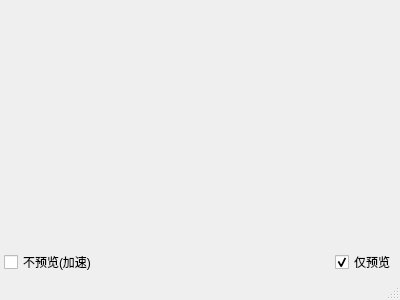
<?xml version="1.0" encoding="UTF-8"?>
<ui version="4.0">
 <class>MainWindow</class>
 <widget class="QMainWindow" name="MainWindow">
  <property name="geometry">
   <rect>
    <x>0</x>
    <y>0</y>
    <width>400</width>
    <height>300</height>
   </rect>
  </property>
  <property name="minimumSize">
   <size>
    <width>400</width>
    <height>300</height>
   </size>
  </property>
  <property name="windowTitle">
   <string/>
  </property>
  <property name="windowIcon">
   <iconset resource="../sources.qrc">
    <normaloff>:/icon/resources/icon.png</normaloff>:/icon/resources/icon.png</iconset>
  </property>
  <widget class="QWidget" name="centralwidget">
   <layout class="QGridLayout" name="gridLayout">
    <property name="leftMargin">
     <number>4</number>
    </property>
    <property name="topMargin">
     <number>4</number>
    </property>
    <property name="rightMargin">
     <number>4</number>
    </property>
    <property name="bottomMargin">
     <number>4</number>
    </property>
    <property name="spacing">
     <number>3</number>
    </property>
    <item row="0" column="0">
     <widget class="QLabel" name="hpreview">
      <property name="sizePolicy">
       <sizepolicy hsizetype="Preferred" vsizetype="Expanding">
        <horstretch>0</horstretch>
        <verstretch>0</verstretch>
       </sizepolicy>
      </property>
      <property name="minimumSize">
       <size>
        <width>10</width>
        <height>10</height>
       </size>
      </property>
      <property name="contextMenuPolicy">
       <enum>Qt::ActionsContextMenu</enum>
      </property>
      <property name="text">
       <string/>
      </property>
      <property name="pixmap">
       <pixmap resource="../sources.qrc">:/icon/resources/icon.png</pixmap>
      </property>
      <property name="alignment">
       <set>Qt::AlignCenter</set>
      </property>
     </widget>
    </item>
    <item row="1" column="0">
     <layout class="QHBoxLayout" name="horizontalLayout">
      <item>
       <widget class="QCheckBox" name="noPreview">
        <property name="text">
         <string>不预览(加速)</string>
        </property>
       </widget>
      </item>
      <item>
       <spacer name="horizontalSpacer">
        <property name="orientation">
         <enum>Qt::Horizontal</enum>
        </property>
        <property name="sizeHint" stdset="0">
         <size>
          <width>40</width>
          <height>20</height>
         </size>
        </property>
       </spacer>
      </item>
      <item>
       <widget class="QCheckBox" name="onlyPreview">
        <property name="text">
         <string>仅预览</string>
        </property>
        <property name="checked">
         <bool>true</bool>
        </property>
       </widget>
      </item>
     </layout>
    </item>
   </layout>
  </widget>
  <widget class="QMenuBar" name="menubar">
   <property name="geometry">
    <rect>
     <x>0</x>
     <y>0</y>
     <width>400</width>
     <height>23</height>
    </rect>
   </property>
  </widget>
  <widget class="QStatusBar" name="statusbar"/>
  <action name="chagneStorePath">
   <property name="text">
    <string>改变存储路径</string>
   </property>
  </action>
 </widget>
 <resources>
  <include location="../sources.qrc"/>
 </resources>
 <connections/>
</ui>
